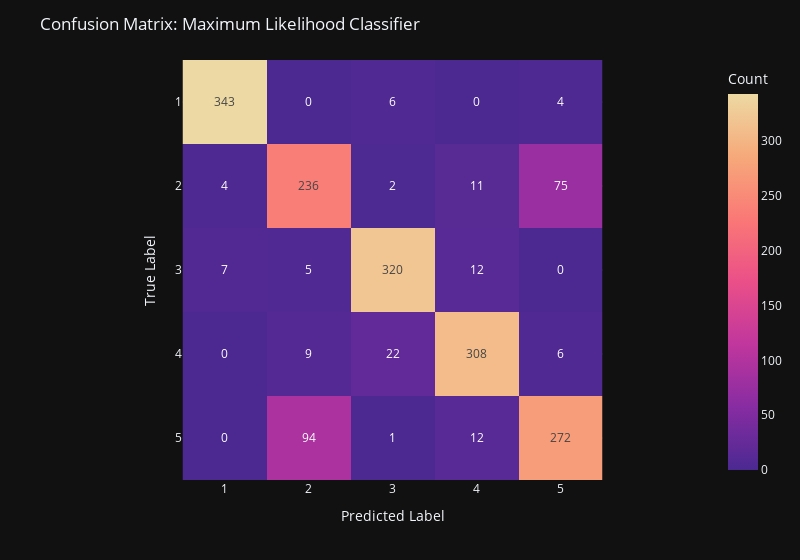

Source (notebook cell):
### Markdown cell above
## Part C: Exploring Standard Classifiers

This section presents a range of classifiers in the attempt to explore which one is the most suitable for this particular problem. For every classifier in this section, the necessary preprocessing techniques are applied and explained, while the evaluation is executed based on the confusion matrix and the classification report offered by the `scikit-learn` library.

### 1. Maximum Likelihood Classifier (MLC):
The Maximum Likelihood Classifier is one of the most classical and widely used classification approaches, and it proves to be particularly effective when applied to large datasets.

Its functionality is based on the assumption that the data follow a multivariate Gaussian distribution (an assumption that constitutes the inductive bias introduced by this classifier) . Under the premise that the probability density function of the data for each class is Gaussian, the method estimates the parameters of these distributions (the mean vector and the covariance matrix of the features) in a parametric manner, selecting the values that maximize the likelihood function.

Once the probability density functions have been estimated in this way, the classifier can compute the posterior probability that a given sample belongs to a specific class, based on its feature values, by applying Bayes’ rule.

**Preprocessing:**
- Normalization using StandardScaler
- PCA capturing 70% of variance

### Code cell
features = dataset[:, 0:224]
labels = dataset[:, 224]

# Splitting -> training and test set
x_train, x_test, y_train, y_test = train_test_split(
    features, labels,
    test_size=0.2,
    random_state=42,
    stratify=labels
)

# Scaling the training and testing features
scaler = StandardScaler()
X_train = scaler.fit_transform(x_train)
X_test = scaler.transform(x_test)

# Performing PCA on training and testing features
pca = PCA(
    n_components=0.8
)
X_train = pca.fit_transform(X_train)
X_test = pca.transform(X_test)

# Training MLC
qda = QuadraticDiscriminantAnalysis()
qda.fit(X_train, y_train)

#Evaluating MLC
y_pred = qda.predict(X_test)
cm = confusion_matrix(y_pred, y_test)

class_names = ['1', '2', '3', '4', '5']
fig = px.imshow(
    cm,
    text_auto=True,
    width=800,
    color_continuous_scale="Agsunset",
    labels=dict(x="Predicted Label", y="True Label", color="Count"),
    x=class_names,
    y=class_names,
)
fig.update_layout(
    title=f"Confusion Matrix: Maximum Likelihood Classifier",
    xaxis=dict(side="bottom")
)
fig.show()
print(classification_report(y_test, y_pred))

### Figure 1 — Plotly figure (JSON) as saved in the notebook; plotly's stock layout.template omitted (floating-point values rounded to 4 significant figures)
{"data": [{"coloraxis": "coloraxis", "name": "0", "texttemplate": "%{z}", "x": ["1", "2", "3", "4", "5"], "y": ["1", "2", "3", "4", "5"], "z": [[343, 0, 6, 0, 4], [4, 236, 2, 11, 75], [7, 5, 320, 12, 0], [0, 9, 22, 308, 6], [0, 94, 1, 12, 272]], "type": "heatmap", "xaxis": "x", "yaxis": "y", "hovertemplate": "Predicted Label: %{x}<br>True Label: %{y}<br>Count: %{z}<extra></extra>"}], "layout": {"xaxis": {"anchor": "y", "domain": [0.0, 1.0], "scaleanchor": "y", "constrain": "domain", "title": {"text": "Predicted Label"}, "side": "bottom"}, "yaxis": {"anchor": "x", "domain": [0.0, 1.0], "autorange": "reversed", "constrain": "domain", "title": {"text": "True Label"}}, "coloraxis": {"colorbar": {"title": {"text": "Count"}}, "colorscale": [[0.0, "rgb(75, 41, 145)"], [0.1667, "rgb(135, 44, 162)"], [0.3333, "rgb(192, 54, 157)"], [0.5, "rgb(234, 79, 136)"], [0.6667, "rgb(250, 120, 118)"], [0.8333, "rgb(246, 169, 122)"], [1.0, "rgb(237, 217, 163)"]]}, "margin": {"t": 60}, "width": 800, "title": {"text": "Confusion Matrix: Maximum Likelihood Classifier"}}}
